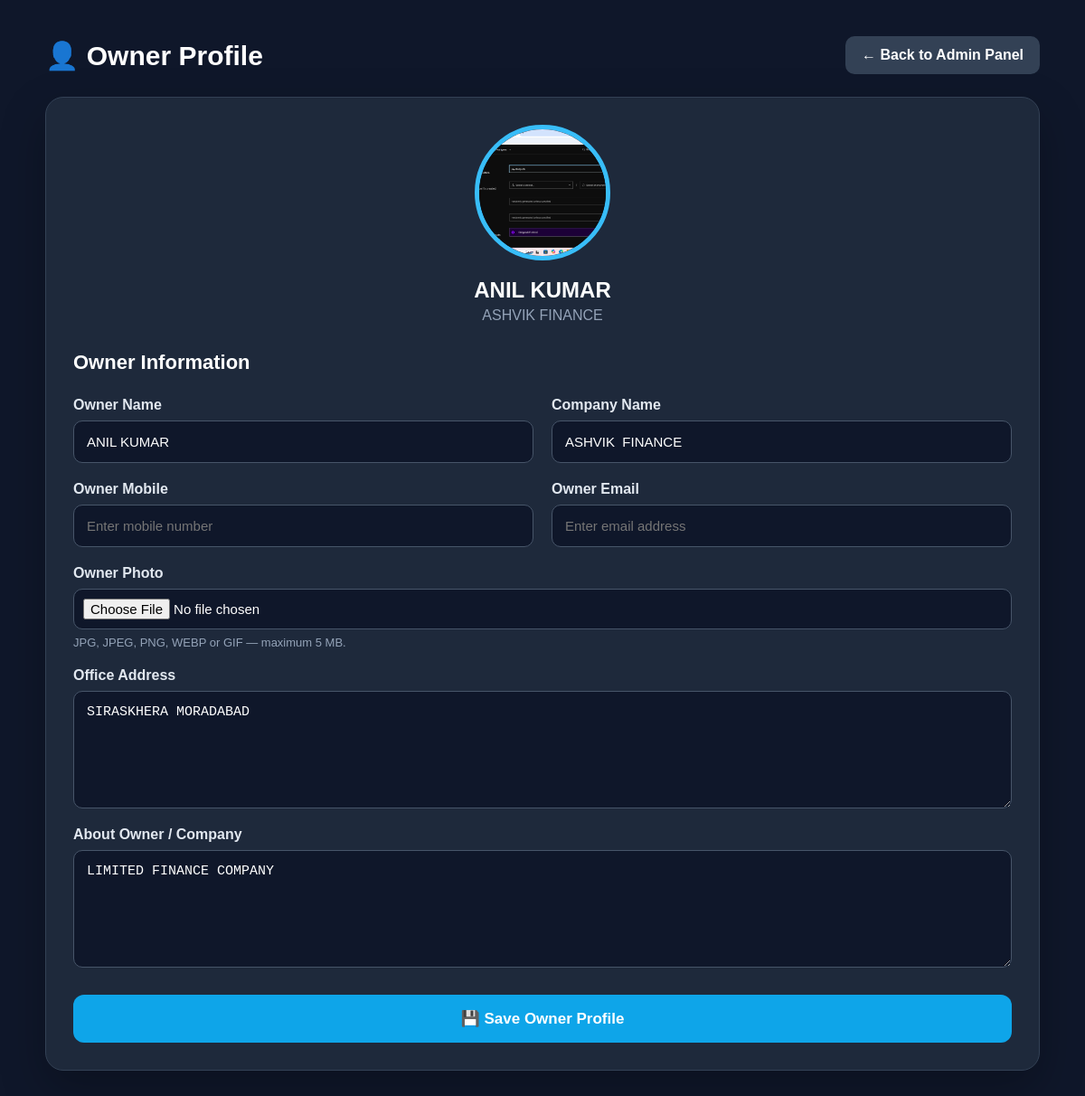
/admin/owner (signed in), run on the app's committed database.
### tables this page shows
CREATE TABLE owner_profile (
                id INTEGER PRIMARY KEY,
                owner_name TEXT,
                owner_photo TEXT,
                owner_mobile TEXT,
                owner_email TEXT,
                company_name TEXT,
                office_address TEXT,
                about TEXT
            );

### app.py (the view)
@app.route(
    "/admin/owner",
    methods=["GET", "POST"],
    strict_slashes=False
)
@admin_required
def owner_settings():
    if request.method == "POST":
        save_owner_profile()
        return redirect(
            url_for("owner_settings")
        )
    owner = get_owner()
    return render_template(
        "admin_owner.html",
        owner=owner
    )

### app.py (called while the page is built)
def get_db():
    conn = sqlite3.connect(
        DATABASE,
        timeout=30
    )
    conn.row_factory = sqlite3.Row
    conn.execute(
        "PRAGMA busy_timeout = 30000"
    )
    conn.execute(
        "PRAGMA foreign_keys = ON"
    )
    return conn

def get_owner():
    conn = get_db()
    owner = conn.execute("""
        SELECT *
        FROM owner_profile
        WHERE id = 1
    """).fetchone()
    conn.close()
    return owner

@app.context_processor
def inject_owner():
    try:
        owner = get_owner()
        return {
            "owner": owner
        }
    except Exception:
        return {
            "owner": None
        }

def admin_required(function):
    @wraps(function)
    def wrapper(*args, **kwargs):
        if not session.get(
            "admin_logged_in"
        ):
            return redirect(
                url_for("admin_login")
            )
        return function(
            *args,
            **kwargs
        )
    return wrapper

### templates/admin_owner.html (shortened to what this page needs)
<!DOCTYPE html>
<html lang="en">
<head>
</head>
<body>
<div class="container">
    <div class="topbar">
        <h1>
            👤 Owner Profile
        </h1>
        <a href="{{ url_for('admin_panel') }}"
           class="back-btn">
            ← Back to Admin Panel
        </a>
    </div>
    <div class="card">
        <div class="profile-header">
            {% if owner and owner["owner_photo"] %}
                <img
                    id="photoPreview"
                    class="profile-photo"
                    src="{{ url_for('static', filename=owner['owner_photo']) }}"
                    alt="Owner Photo"
                >
            {% endif %}
            <h2>
                {{ owner["owner_name"] if owner and owner["owner_name"] else "Owner Name" }}
            </h2>
            <p>
                {{ owner["company_name"] if owner and owner["company_name"] else "ASHVIK" }}
            </p>
        </div>
        <h2 class="section-title">
            Owner Information
        </h2>
        <form
            method="POST"
            enctype="multipart/form-data"
        >
            <div class="form-grid">
                <div class="form-group">
                    <label>
                        Owner Name
                    </label>
                    <input
                        type="text"
                        name="owner_name"
                        placeholder="Enter owner name"
                        value="{{ owner['owner_name'] if owner else '' }}"
                    >
                </div>
                <div class="form-group">
                    <label>
                        Company Name
                    </label>
                    <input
                        type="text"
                        name="company_name"
                        placeholder="Enter company name"
                        value="{{ owner['company_name'] if owner else '' }}"
                    >
                </div>
                <div class="form-group">
                    <label>
                        Owner Mobile
                    </label>
                    <input
                        type="tel"
                        name="owner_mobile"
                        placeholder="Enter mobile number"
                        value="{{ owner['owner_mobile'] if owner else '' }}"
                    >
                </div>
                <div class="form-group">
                    <label>
                        Owner Email
                    </label>
                    <input
                        type="email"
                        name="owner_email"
                        placeholder="Enter email address"
                        value="{{ owner['owner_email'] if owner else '' }}"
                    >
                </div>
                <div class="form-group full">
                    <label>
                        Owner Photo
                    </label>
                    <input
                        type="file"
                        name="owner_photo"
                        accept=".jpg,.jpeg,.png,.webp,.gif"
                        onchange="previewPhoto(event)"
                    >
                    <div class="hint">
                        JPG, JPEG, PNG, WEBP or GIF — maximum 5 MB.
                    </div>
                </div>
                <div class="form-group full">
                    <label>
                        Office Address
                    </label>
                    <textarea
                        name="office_address"
                        placeholder="Enter complete office address"
                    >{{ owner['office_address'] if owner else '' }}</textarea>
                </div>
                <div class="form-group full">
                    <label>
                        About Owner / Company
                    </label>
                    <textarea
                        name="about"
                        placeholder="Write a short description about owner or company"
                    >{{ owner['about'] if owner else '' }}</textarea>
                </div>
            </div>
            <button
                type="submit"
                class="save-btn"
            >
                💾 Save Owner Profile
            </button>
        </form>
    </div>
</div>
</body>
</html>

### templates/admin_owner.html (style rules this page uses)
* { box-sizing: border-box; }
body { margin: 0; padding: 0; font-family: Arial, Helvetica, sans-serif; background: #0f172a; color: white; }
.container { width: 95%; max-width: 1100px; margin: 40px auto; }
.topbar { display: flex; justify-content: space-between; align-items: center; gap: 20px; margin-bottom: 25px; }
.topbar h1 { margin: 0; font-size: 30px; }
.back-btn { text-decoration: none; color: white; background: #334155; padding: 12px 18px; border-radius: 10px; font-weight: bold; }
.card { background: #1e293b; border: 1px solid #334155; border-radius: 20px; padding: 30px; box-shadow: 0 20px 50px rgba(0,0,0,0.25); }
.profile-header { text-align: center; margin-bottom: 30px; }
.profile-photo { width: 150px; height: 150px; border-radius: 50%; object-fit: cover; border: 5px solid #38bdf8; background: #020617; }
.profile-header h2 { margin: 15px 0 5px; }
.profile-header p { color: #94a3b8; margin: 0; }
.form-grid { display: grid; grid-template-columns: repeat(2, 1fr); gap: 20px; }
.form-group { display: flex; flex-direction: column; }
.full { grid-column: 1 / -1; }
label { margin-bottom: 8px; font-weight: bold; color: #e2e8f0; }
input, textarea { width: 100%; padding: 14px; border-radius: 10px; border: 1px solid #475569; background: #0f172a; color: white; outline: none; font-size: 15px; }
textarea { min-height: 130px; resize: vertical; }
input[type="file"] { padding: 10px; }
.hint { margin-top: 7px; color: #94a3b8; font-size: 13px; }
.save-btn { margin-top: 30px; width: 100%; padding: 16px; border: none; border-radius: 12px; background: #0ea5e9; color: white; font-size: 17px; font-weight: bold; cursor: pointer; }
.section-title { margin-top: 0; margin-bottom: 25px; font-size: 22px; }

### data on the page
owner_profile: owner_photo (picture), owner_name "ANIL KUMAR", company_name "ASHVIK FINANCE", office_address "SIRASKHERA MORADABAD", about "LIMITED FINANCE COMPANY"
